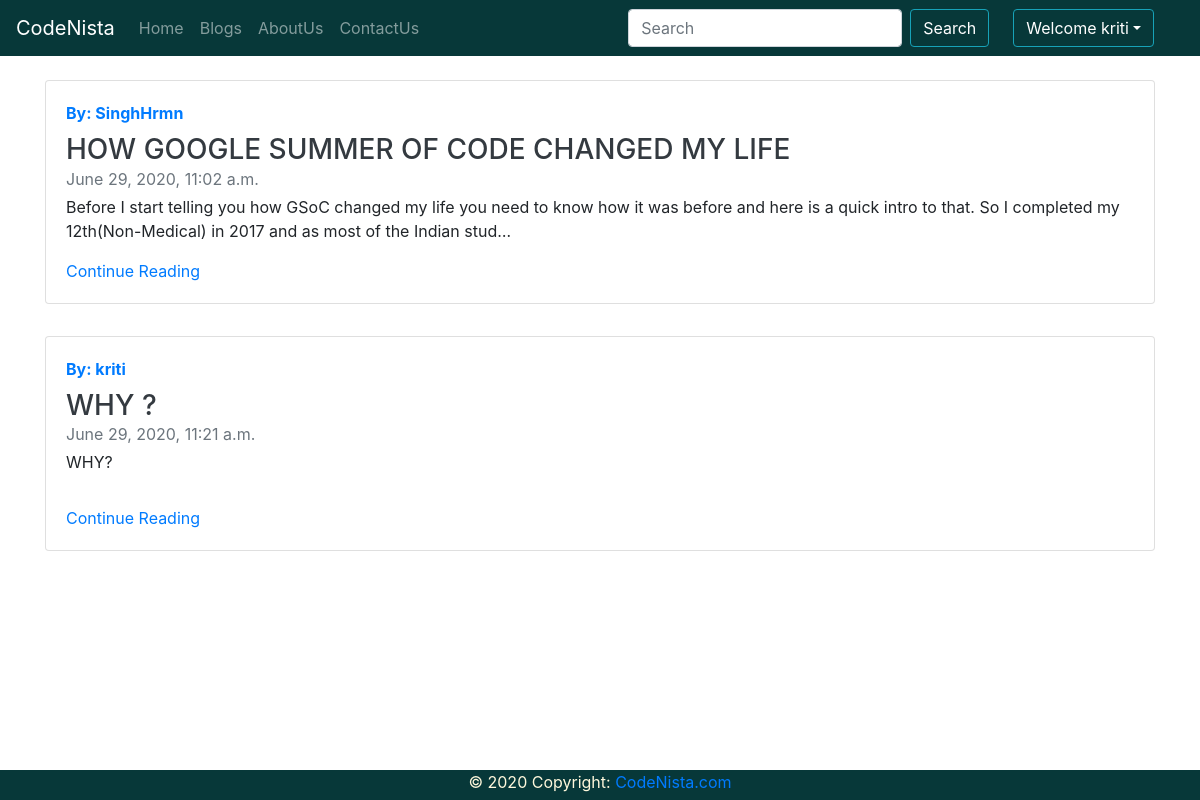
Page /blog/ (signed in) on the committed database.
### blog/models.py (models this page shows, shortened)
class Post(models.Model):
    sno = models.AutoField(primary_key=True)
    title = models.CharField(max_length=255)
    summary = models.CharField(max_length=300)
    content = models.TextField()
    author = models.CharField(max_length=20)
    slug = models.CharField(max_length=500)
    timestamp = models.DateTimeField(default=now,blank=True)

### blog/views.py (the view)
# urls.py: path('',views.bloghome,name='bloghome'),
def bloghome(request):
    allposts = Post.objects.all()
    context = {
        'allposts':allposts
    }
    return render(request,'blog/bloghome.html',context)

### templates/blog/bloghome.html (shortened to what this page needs)
{% extends 'base.html' %}
{% block body %}
<div class="container mt-4 mb-5">
    {% for post in allposts %}
    <div class="row mb-2">
        <div class="col-sm">
          <div class="card flex-md-row mb-4 box-shadow h-md-250">
            <div class="card-body d-flex flex-column align-items-start">
              <strong class="d-inline-block mb-2 text-primary">By: {{post.author}}</strong>
              <h3 class="mb-0">
                <a class="text-dark text-uppercase" href="/blog/{{post.slug}}">{{post.title}}</a>
              </h3>
              <div class="mb-1 text-muted">{{post.timestamp}}</div>
              <p class="card-text mb-auto">{{post.content|safe|truncatechars:200}}</p>
              <a href="/blog/{{post.slug}}" role="button">Continue Reading</button>
            </div>
          </div>
        </div>
    </div>
    {% endfor %}
</div>
{% endblock body %}

### templates/navbar.html (shortened to what this page needs)
<nav class="navbar navbar-expand-lg navbar-dark" style="background-color:#073839">
    <a class="navbar-brand" href="/">CodeNista</a>
    <div class="collapse navbar-collapse" id="navbarSupportedContent">
      <ul class="navbar-nav mr-auto">
        <li class="nav-item">
          <a class="nav-link" href="/">Home <span class="sr-only">(current)</span></a>
        </li>
        <li class="nav-item">
          <a class="nav-link" href="/blog/">Blogs</a>
        </li>
        <li class="nav-item">
          <a class="nav-link" href="/about/">AboutUs</a>
        </li>
        <li class="nav-item">
          <a class="nav-link" href="/contact/">ContactUs</a>
        </li>
      </ul>
      <form method="get" action="/search" class="form-inline my-2 my-lg-0">
        <input class="form-control mr-sm-2" type="search" placeholder="Search" name="search" id="search" aria-label="Search">
        <button class="btn btn-outline-info my-2 mr-2 my-sm-0" style="color:white" type="submit">Search</button>
      </form>
      {% if user.is_authenticated %}
      <ul class="navbar-nav ml-2" style='margin-right:30px'>
        <li class="nav-item dropdown">
        <a class="dropdown-toggle ml-2 btn btn-outline-info" style="color:white" href="#" id="navbarDropdown" role="button" data-toggle="dropdown" aria-haspopup="true" aria-expanded="false">Welcome {{user.username}}</a>
        </li>
      </ul>
      {% endif %}
    </div>
  </nav>

### rows in the picture
Post: author "SinghHrmn", title "HOW GOOGLE SUMMER OF CODE CHANGED MY LIFE", timestamp "June 29, 2020, 11:02 a.m.", content "Before I start telling you how GSoC changed my life you need to know how it was before and here is a quick intro to that. So I completed my 12th(Non-Medical) in 2017 and as most of the Indian stud…"
Post: author "kriti", title "WHY ?", timestamp "June 29, 2020, 11:21 a.m.", content "WHY?"

### other values in the picture
{{ user.username }} "kriti"
